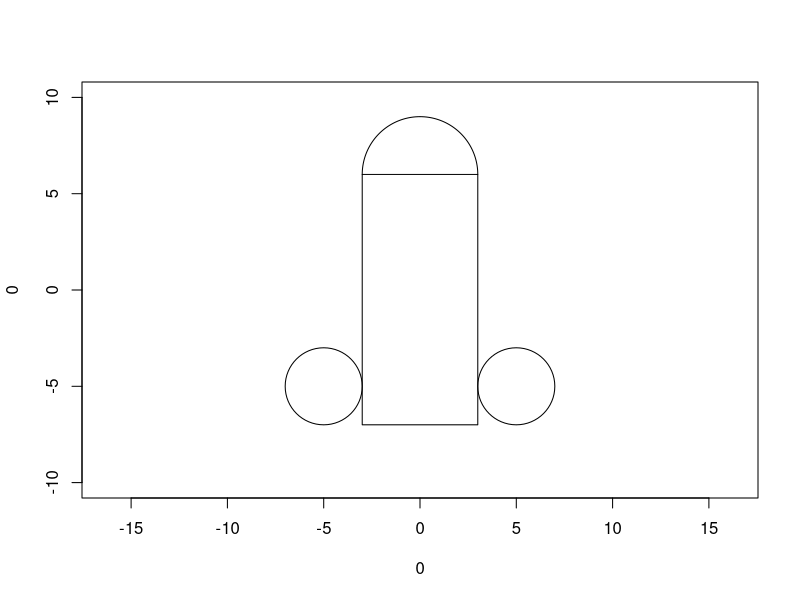

This figure's R source:
plot(0, 0, xlim=c(-10,10), ylim=c(-10,10), asp=1, type="n")
symbols(5, -5, circles = 2, inches = FALSE, add= TRUE
        )
symbols(-5, -5, circles = 2, inches = FALSE, add= TRUE
)
polygon(
  x = c(-3, 3, 3, -3),
  y = c(-7, -7, 6, 6),
  border = "black",
  col = NA) 
theta <- seq(0, pi, length.out = 100)
x_top <- 3 * cos(theta)
y_top <- 6 + 3 * sin(theta)

lines(x_top, y_top, col = "black")
